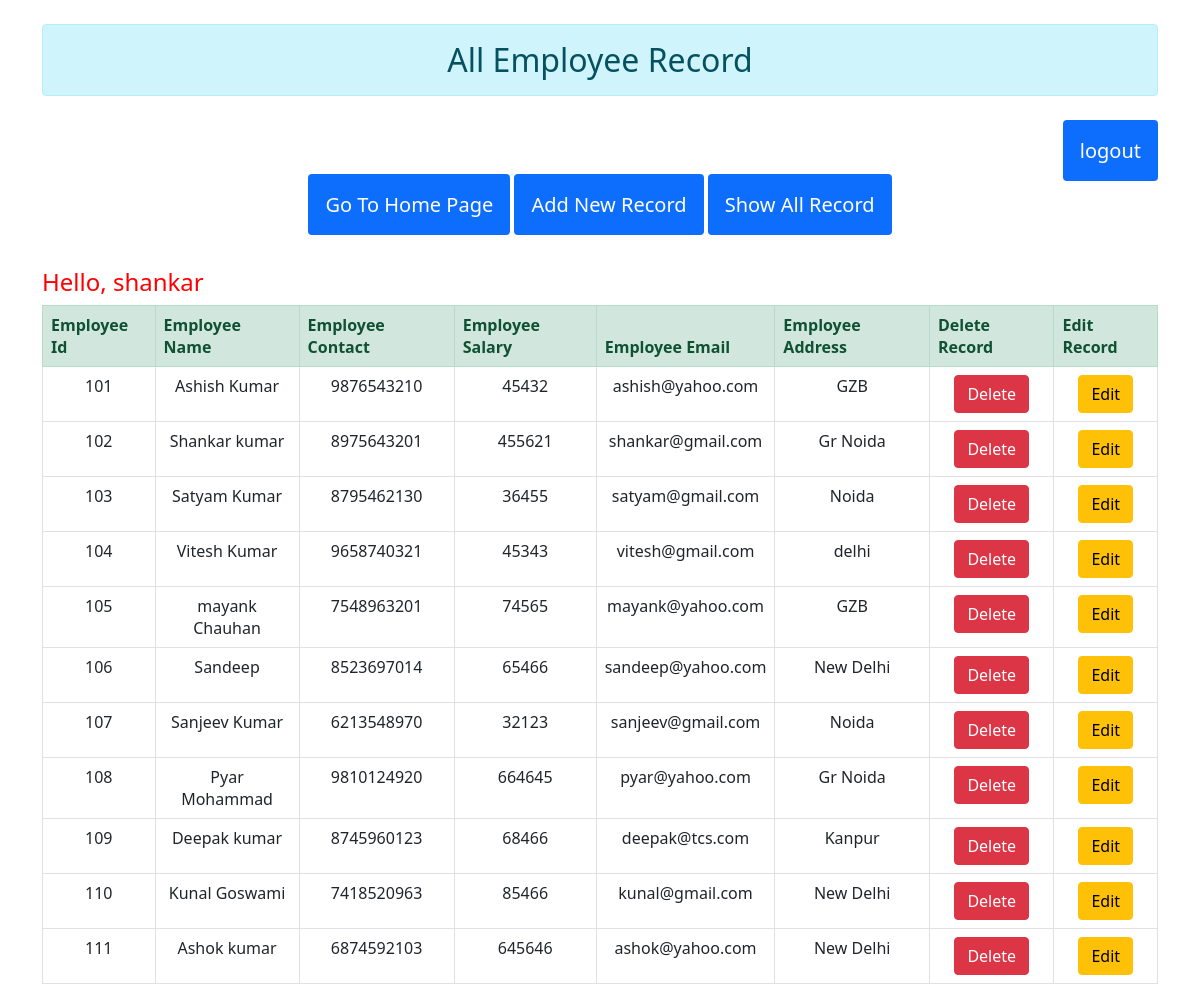
Page /ShowRec (signed in) on the committed database.
### app1/models.py (models this page shows, shortened)
class Employee(models.Model):
    EmpId = models.IntegerField()
    EmpName = models.CharField(max_length=100)
    EmpContact = models.CharField(max_length=20)
    EmpSal = models.IntegerField()
    EmpEmail = models.EmailField()
    EmpAddress = models.TextField(max_length=500)
    class Meta:
        ordering = ['id']

### app1/views.py (the view)
# urls.py: path('ShowRec', views.ShowRec),
@login_required(login_url='/')
def ShowRec(request):
    all_members = Employee.objects.all()
    return render(request, 'app1/ShowRec.html', {'all_members': all_members})

### templates/app1/ShowRec.html (shortened to what this page needs)
<html>
{% load static %}
<head>
    <link rel="stylesheet" href="{% static 'css/bootstrap.min.css' %}">
    <link rel="stylesheet" href="{% static 'css/index.css' %}">
  <link rel="stylesheet" type="text/css" href="http://ajax.aspnetcdn.com/ajax/jquery.dataTables/1.9.4/css/jquery.dataTables.css">
</head>
<div class="container">
    <div class="jumbotron">
        <br>
        <h2 class="text-center alert alert-info">All Employee Record</h2>
<br>
<div align="right">
            <a class="alert btn-primary btn-lg btn-block" href="{% url 'logout' %}">logout</a>
        </div><br>
<div align="center">
            <a class="alert btn-primary btn-lg btn-block" href="/home">Go To Home Page</a>
            <a class="alert btn-primary btn-lg btn-block" href="/AddRec">Add New Record</a>
            <a class="alert btn-primary btn-lg btn-block" href="/ShowRec">Show All Record</a>
        </div>
<br><br>
        <h4 style="color:red">Hello, {{request.session.username}}</h4>
        <body>
  <table id ="example" class = "table table-bordered">
        <thead class = "alert-success">
            <tr>
                <th>Employee Id</th>
                <th>Employee Name</th>
                <th>Employee Contact</th>
                <th>Employee Salary</th>
                <th>Employee Email</th>
                <th>Employee Address</th>
                <th>Delete Record</th>
                <th>Edit Record</th>
            </tr>
        </thead>
        <tbody>
            {% for member in all_members %}
            <tr>
                <td align="center">{{ member.EmpId }}</td>
                <td align="center">{{ member.EmpName }}</td>
                <td align="center">{{ member.EmpContact }}</td>
                <td align="center">{{ member.EmpSal }}</td>
                <td align="center">{{ member.EmpEmail }}</td>
                <td align="center">{{member.EmpAddress}}</td>
                <td align="center"><a  class="btn btn-danger" href="/DeleteRec/{{ member.id }}">Delete</a></td>
                <td align="center"><a  class="btn btn-warning" href="/EditRec/{{ member.id }}">Edit</a></td>
            </tr>
           {% endfor %}
        </tbody>
    </table>
</body>
    </div>
</div>
</html>

### static/css/index.css (style rules this page uses)
a, u { text-decoration: none; color: black; }

### rows in the picture
Employee: EmpId "101", EmpName "Ashish Kumar", EmpContact "9876543210", EmpSal "45432", EmpEmail "ashish@yahoo.com", EmpAddress "GZB"
Employee: EmpId "102", EmpName "Shankar kumar", EmpContact "8975643201", EmpSal "455621", EmpEmail "shankar@gmail.com", EmpAddress "Gr Noida"
Employee: EmpId "103", EmpName "Satyam Kumar", EmpContact "8795462130", EmpSal "36455", EmpEmail "satyam@gmail.com", EmpAddress "Noida"
Employee: EmpId "104", EmpName "Vitesh Kumar", EmpContact "9658740321", EmpSal "45343", EmpEmail "vitesh@gmail.com", EmpAddress "delhi"
Employee: EmpId "105", EmpName "mayank Chauhan", EmpContact "7548963201", EmpSal "74565", EmpEmail "mayank@yahoo.com", EmpAddress "GZB"
Employee: EmpId "106", EmpName "Sandeep", EmpContact "8523697014", EmpSal "65466", EmpEmail "sandeep@yahoo.com", EmpAddress "New Delhi"
Employee: EmpId "107", EmpName "Sanjeev Kumar", EmpContact "6213548970", EmpSal "32123", EmpEmail "sanjeev@gmail.com", EmpAddress "Noida"
Employee: EmpId "108", EmpName "Pyar Mohammad", EmpContact "9810124920", EmpSal "664645", EmpEmail "pyar@yahoo.com", EmpAddress "Gr Noida"
Employee: EmpId "109", EmpName "Deepak kumar", EmpContact "8745960123", EmpSal "68466", EmpEmail "deepak@tcs.com", EmpAddress "Kanpur"
Employee: EmpId "110", EmpName "Kunal Goswami", EmpContact "7418520963", EmpSal "85466", EmpEmail "kunal@gmail.com", EmpAddress "New Delhi"
Employee: EmpId "111", EmpName "Ashok kumar", EmpContact "6874592103", EmpSal "645646", EmpEmail "ashok@yahoo.com", EmpAddress "New Delhi"

### other values in the picture
{{ request.session.username }} "shankar"
